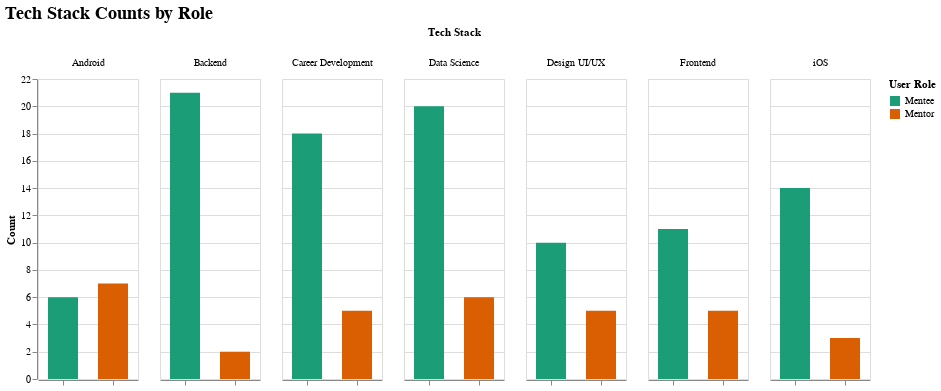

Here is the notebook cell this chart was saved with:
### Markdown cell above
# Final Visualization

### Code cell
alt.Chart(tech_stack_sums, title="Tech Stack Counts by Role").mark_bar(size=30).encode(
    column=alt.Column('Tech Stack'),
    x=alt.X('User Role', axis=alt.Axis(labels=False, title=None)),
    y=alt.Y('Count', scale=alt.Scale(domain=(0, (tech_stack_sums["Count"].max() + 1)))),
    color=alt.Color('User Role', scale=alt.Scale(scheme="dark2")),
    tooltip=alt.Tooltip(list(tech_stack_sums.columns)[1:])).properties(width=100).configure_title(fontSize=18)

### Figure 1 — Vega-Lite specification as saved in the notebook (floating-point values rounded to 4 significant figures)
{"config": {"view": {"continuousWidth": 400, "continuousHeight": 300}, "title": {"fontSize": 18}}, "data": {"name": "data-3d8e97d075aadfc05653642426fa7e66"}, "mark": {"type": "bar", "size": 30}, "encoding": {"color": {"field": "User Role", "scale": {"scheme": "dark2"}, "type": "nominal"}, "column": {"field": "Tech Stack", "type": "nominal"}, "tooltip": [{"field": "Count", "type": "quantitative"}, {"field": "User Role", "type": "nominal"}], "x": {"axis": {"labels": false, "title": null}, "field": "User Role", "type": "nominal"}, "y": {"field": "Count", "scale": {"domain": [0, 22.0]}, "type": "quantitative"}}, "title": "Tech Stack Counts by Role", "width": 100, "$schema": "https://vega.github.io/schema/vega-lite/v4.17.0.json", "datasets": {"data-3d8e97d075aadfc05653642426fa7e66": [{"Tech Stack": "Android", "Count": 6, "User Role": "Mentee"}, {"Tech Stack": "Backend", "Count": 21, "User Role": "Mentee"}, {"Tech Stack": "Career Development", "Count": 18, "User Role": "Mentee"}, {"Tech Stack": "Data Science", "Count": 20, "User Role": "Mentee"}, {"Tech Stack": "Design UI/UX", "Count": 10, "User Role": "Mentee"}, {"Tech Stack": "Frontend", "Count": 11, "User Role": "Mentee"}, {"Tech Stack": "iOS", "Count": 14, "User Role": "Mentee"}, {"Tech Stack": "Android", "Count": 7, "User Role": "Mentor"}, {"Tech Stack": "Backend", "Count": 2, "User Role": "Mentor"}, {"Tech Stack": "Career Development", "Count": 5, "User Role": "Mentor"}, {"Tech Stack": "Data Science", "Count": 6, "User Role": "Mentor"}, {"Tech Stack": "Design UI/UX", "Count": 5, "User Role": "Mentor"}, {"Tech Stack": "Frontend", "Count": 5, "User Role": "Mentor"}, {"Tech Stack": "iOS", "Count": 3, "User Role": "Mentor"}]}}
